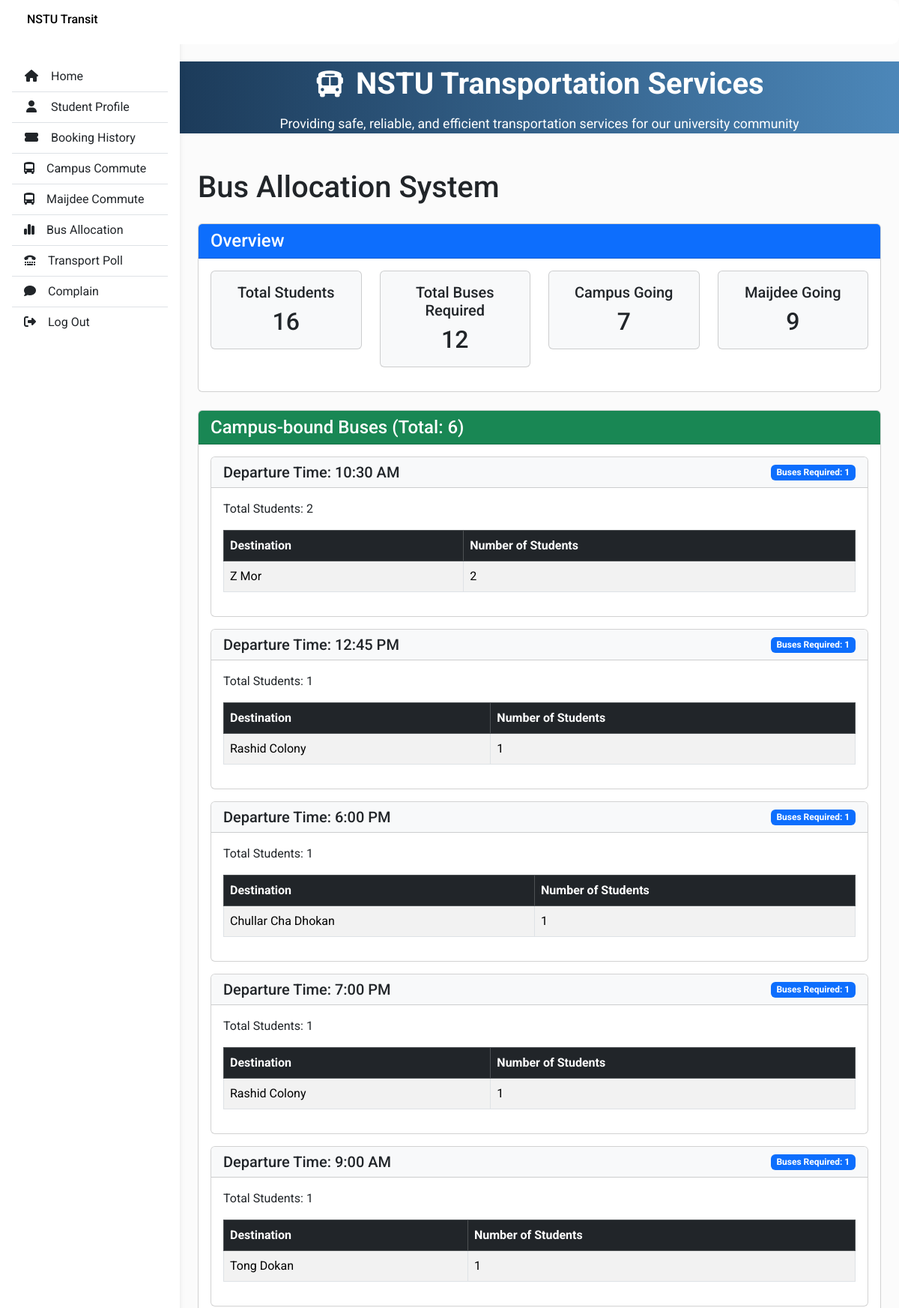
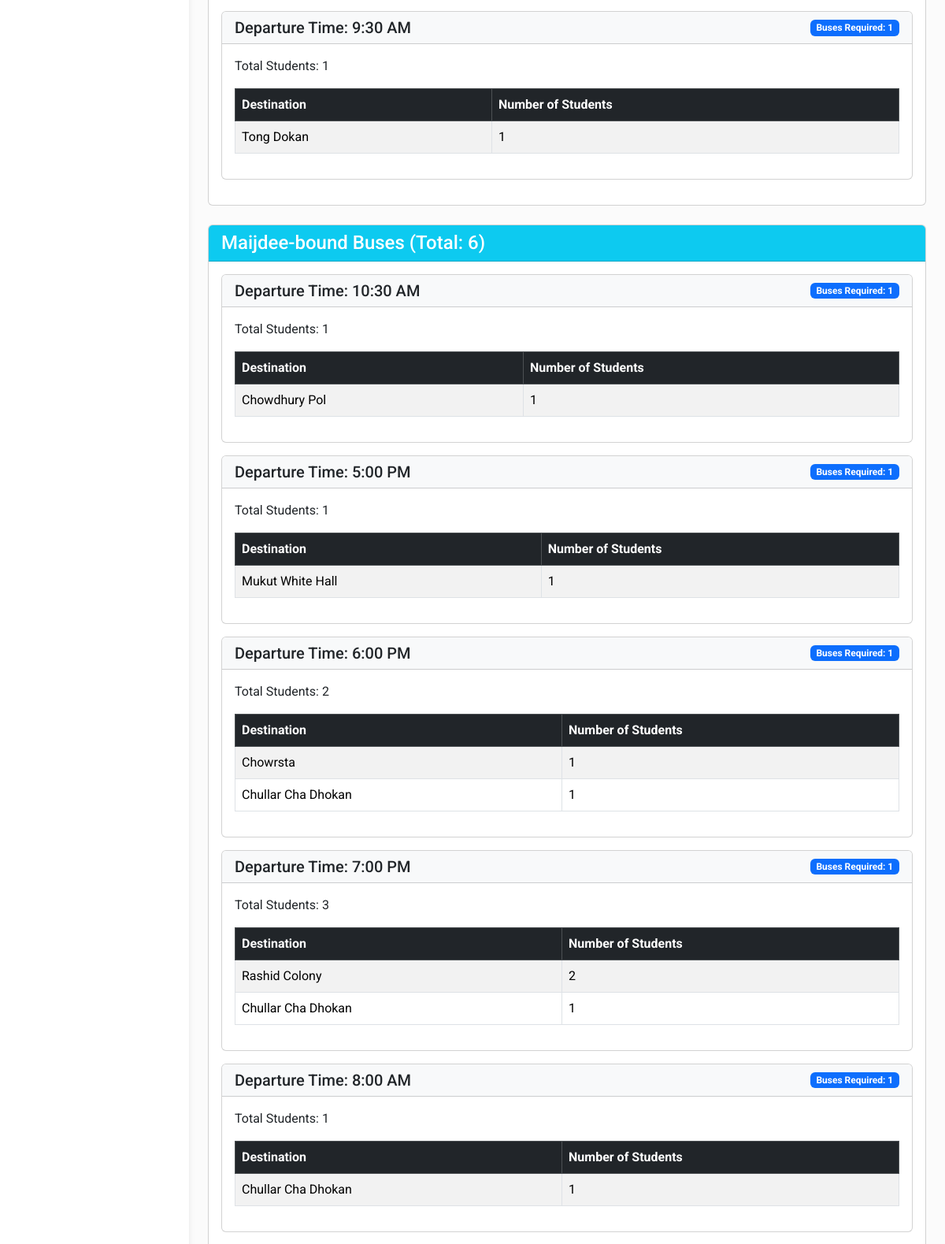
The page /bus_allocation (signed in, upper part) on the database its author committed (2 pictures, top to bottom).
### website/models.py (models this page shows)
class CampusBusBooking(db.Model):
    id = db.Column(db.Integer, primary_key=True)
    user_id = db.Column(db.Integer, db.ForeignKey('user.id'), nullable=False)
    departure_time = db.Column(db.String(10), nullable=False)  # Format: "8:00 AM", "9:30 AM", etc.
    destination = db.Column(db.String(100), nullable=False)    # Destination stop location
    booking_time = db.Column(db.DateTime(timezone=True), default=func.now())
    status = db.Column(db.String(20), default="Confirmed")     # Confirmed, Cancelled, Completed
    user = db.relationship('User', backref=db.backref('bookings', lazy=True))

class MaijdeeBusBooking(db.Model):
    id = db.Column(db.Integer, primary_key=True)
    user_id = db.Column(db.Integer, db.ForeignKey('user.id'), nullable=False)
    departure_time = db.Column(db.String(10), nullable=False)  # Format: "8:00 AM", "9:30 AM", etc.
    destination = db.Column(db.String(100), nullable=False)    # Destination stop location
    booking_time = db.Column(db.DateTime(timezone=True), default=func.now())
    status = db.Column(db.String(20), default="Confirmed")     # Confirmed, Cancelled, Completed
    user = db.relationship('User', backref=db.backref('maijdee_bookings', lazy=True))

### website/views.py (the view)
@views.route("/bus_allocation")
@login_required
def bus_allocation():
    if not current_user:
        flash("You don't have permission to access this page.", "danger")
        return redirect(url_for("views.home"))
    campus_bookings = CampusBusBooking.query.filter_by(status="Confirmed").all()
    maijdee_bookings = MaijdeeBusBooking.query.filter_by(status="Confirmed").all()
    campus_schedule = {}
    for booking in campus_bookings:
        if booking.departure_time not in campus_schedule:
            campus_schedule[booking.departure_time] = {
                'total_students': 0,
                'destinations': {}
            }
        if booking.destination not in campus_schedule[booking.departure_time]['destinations']:
            campus_schedule[booking.departure_time]['destinations'][booking.destination] = 0
        campus_schedule[booking.departure_time]['destinations'][booking.destination] += 1
        campus_schedule[booking.departure_time]['total_students'] += 1
    for time_slot in campus_schedule:
        total_students = campus_schedule[time_slot]['total_students']
        campus_schedule[time_slot]['buses_required'] = math.ceil(total_students / 40)
    maijdee_schedule = {}
    for booking in maijdee_bookings:
        if booking.departure_time not in maijdee_schedule:
            maijdee_schedule[booking.departure_time] = {
                'total_students': 0,
                'destinations': {}
            }
        if booking.destination not in maijdee_schedule[booking.departure_time]['destinations']:
            maijdee_schedule[booking.departure_time]['destinations'][booking.destination] = 0
        maijdee_schedule[booking.departure_time]['destinations'][booking.destination] += 1
        maijdee_schedule[booking.departure_time]['total_students'] += 1
    for time_slot in maijdee_schedule:
        total_students = maijdee_schedule[time_slot]['total_students']
        maijdee_schedule[time_slot]['buses_required'] = math.ceil(total_students / 40)
    total_campus_students = sum(schedule['total_students'] for schedule in campus_schedule.values())
    total_maijdee_students = sum(schedule['total_students'] for schedule in maijdee_schedule.values())
    total_students = total_campus_students + total_maijdee_students
    total_campus_buses = sum(schedule['buses_required'] for schedule in campus_schedule.values())
    total_maijdee_buses = sum(schedule['buses_required'] for schedule in maijdee_schedule.values())
    total_buses = total_campus_buses + total_maijdee_buses
    sorted_campus_schedule = dict(sorted(campus_schedule.items()))
    sorted_maijdee_schedule = dict(sorted(maijdee_schedule.items()))
    return render_template(
        "allocation.html",
        user=current_user,
        campus_schedule=sorted_campus_schedule,
        maijdee_schedule=sorted_maijdee_schedule,
        total_students=total_students,
        total_buses=total_buses,
        total_campus_students=total_campus_students,
        total_campus_buses=total_campus_buses,
        total_maijdee_students=total_maijdee_students,
        total_maijdee_buses=total_maijdee_buses
    )

### website/Templates/allocation.html
{% extends "base.html" %} {% block title %}Bus Allocation{% endblock %} {% block
content %}
<div class="container py-4">
  <h1 class="mb-4">Bus Allocation System</h1>
  <div class="card mb-4">
    <div class="card-header bg-primary text-white">
      <h4 class="mb-0">Overview</h4>
    </div>
    <div class="card-body">
      <div class="row">
        <div class="col-md-3">
          <div class="card bg-light mb-3">
            <div class="card-body text-center">
              <h5 class="card-title">Total Students</h5>
              <h2 class="mb-0">{{ total_students }}</h2>
            </div>
          </div>
        </div>
        <div class="col-md-3">
          <div class="card bg-light mb-3">
            <div class="card-body text-center">
              <h5 class="card-title">Total Buses Required</h5>
              <h2 class="mb-0">{{ total_buses }}</h2>
            </div>
          </div>
        </div>
        <div class="col-md-3">
          <div class="card bg-light mb-3">
            <div class="card-body text-center">
              <h5 class="card-title">Campus Going</h5>
              <h2 class="mb-0">{{ total_campus_students }}</h2>
            </div>
          </div>
        </div>
        <div class="col-md-3">
          <div class="card bg-light mb-3">
            <div class="card-body text-center">
              <h5 class="card-title">Maijdee Going</h5>
              <h2 class="mb-0">{{ total_maijdee_students }}</h2>
            </div>
          </div>
        </div>
      </div>
    </div>
  </div>
  <div class="card mb-4">
    <div class="card-header bg-success text-white">
      <h4 class="mb-0">Campus-bound Buses (Total: {{ total_campus_buses }})</h4>
    </div>
    <div class="card-body">
      {% if campus_schedule %} {% for time_slot, data in campus_schedule.items()
      %}
      <div class="card mb-3">
        <div class="card-header bg-light">
          <div class="d-flex justify-content-between align-items-center">
            <h5 class="mb-0">Departure Time: {{ time_slot }}</h5>
            <span class="badge bg-primary"
              >Buses Required: {{ data.buses_required }}</span
            >
          </div>
        </div>
        <div class="card-body">
          <p>Total Students: {{ data.total_students }}</p>
          <div class="table-responsive">
            <table class="table table-bordered table-striped">
              <thead class="table-dark">
                <tr>
                  <th>Destination</th>
                  <th>Number of Students</th>
                </tr>
              </thead>
              <tbody>
                {% for destination, count in data.destinations.items() %}
                <tr>
                  <td>{{ destination }}</td>
                  <td>{{ count }}</td>
                </tr>
                {% endfor %}
              </tbody>
            </table>
          </div>
        </div>
      </div>
      {% endfor %} {% else %}
      <div class="alert alert-info">
        No confirmed campus bookings available.
      </div>
      {% endif %}
    </div>
  </div>
  <div class="card">
    <div class="card-header bg-info text-white">
      <h4 class="mb-0">
        Maijdee-bound Buses (Total: {{ total_maijdee_buses }})
      </h4>
    </div>
    <div class="card-body">
      {% if maijdee_schedule %} {% for time_slot, data in
      maijdee_schedule.items() %}
      <div class="card mb-3">
        <div class="card-header bg-light">
          <div class="d-flex justify-content-between align-items-center">
            <h5 class="mb-0">Departure Time: {{ time_slot }}</h5>
            <span class="badge bg-primary"
              >Buses Required: {{ data.buses_required }}</span
            >
          </div>
        </div>
        <div class="card-body">
          <p>Total Students: {{ data.total_students }}</p>
          <div class="table-responsive">
            <table class="table table-bordered table-striped">
              <thead class="table-dark">
                <tr>
                  <th>Destination</th>
                  <th>Number of Students</th>
                </tr>
              </thead>
              <tbody>
                {% for destination, count in data.destinations.items() %}
                <tr>
                  <td>{{ destination }}</td>
                  <td>{{ count }}</td>
                </tr>
                {% endfor %}
              </tbody>
            </table>
          </div>
        </div>
      </div>
      {% endfor %} {% else %}
      <div class="alert alert-info">
        No confirmed Maijdee bookings available.
      </div>
      {% endif %}
    </div>
  </div>
</div>
{% endblock %}

### website/static/base.css (style rules this page uses)
body { font-family: 'Roboto', sans-serif; }
body { background-color: #fbfbfb; }

### rows shown on the page
CampusBusBooking: departure_time "10:30 AM", buses_required "1", total_students "2", destination "Z Mor", count "2"
CampusBusBooking: departure_time "12:45 PM", buses_required "1", total_students "1", destination "Rashid Colony", user "1"
CampusBusBooking: departure_time "6:00 PM", buses_required "1", total_students "1", destination "Chullar Cha Dhokan", user "1"
CampusBusBooking: departure_time "7:00 PM", buses_required "1", total_students "1", destination "Rashid Colony", user "1"
CampusBusBooking: departure_time "9:00 AM", buses_required "1", total_students "1", destination "Tong Dokan", user "1"
CampusBusBooking: departure_time "9:30 AM", buses_required "1", total_students "1", destination "Tong Dokan", user "1"
MaijdeeBusBooking: departure_time "10:30 AM", buses_required "1", total_students "1", destination "Chowdhury Pol", user "1"
MaijdeeBusBooking: departure_time "5:00 PM", buses_required "1", total_students "1", destination "Mukut White Hall", user "1"
MaijdeeBusBooking: departure_time "6:00 PM", buses_required "1", total_students "2", destination "Chowrsta", count "1"
MaijdeeBusBooking: destination "Chullar Cha Dhokan", user "1"
MaijdeeBusBooking: departure_time "7:00 PM", buses_required "1", total_students "3", destination "Rashid Colony", id "2"
MaijdeeBusBooking: destination "Chullar Cha Dhokan", user "1"
MaijdeeBusBooking: departure_time "8:00 AM", buses_required "1", total_students "1", destination "Chullar Cha Dhokan", user "1"

### other values the page prints
{{ total_students }} "16"
{{ total_buses }} "12"
{{ total_campus_students }} "7"
{{ total_maijdee_students }} "9"
{{ total_campus_buses }} "6"
{{ total_maijdee_buses }} "6"
